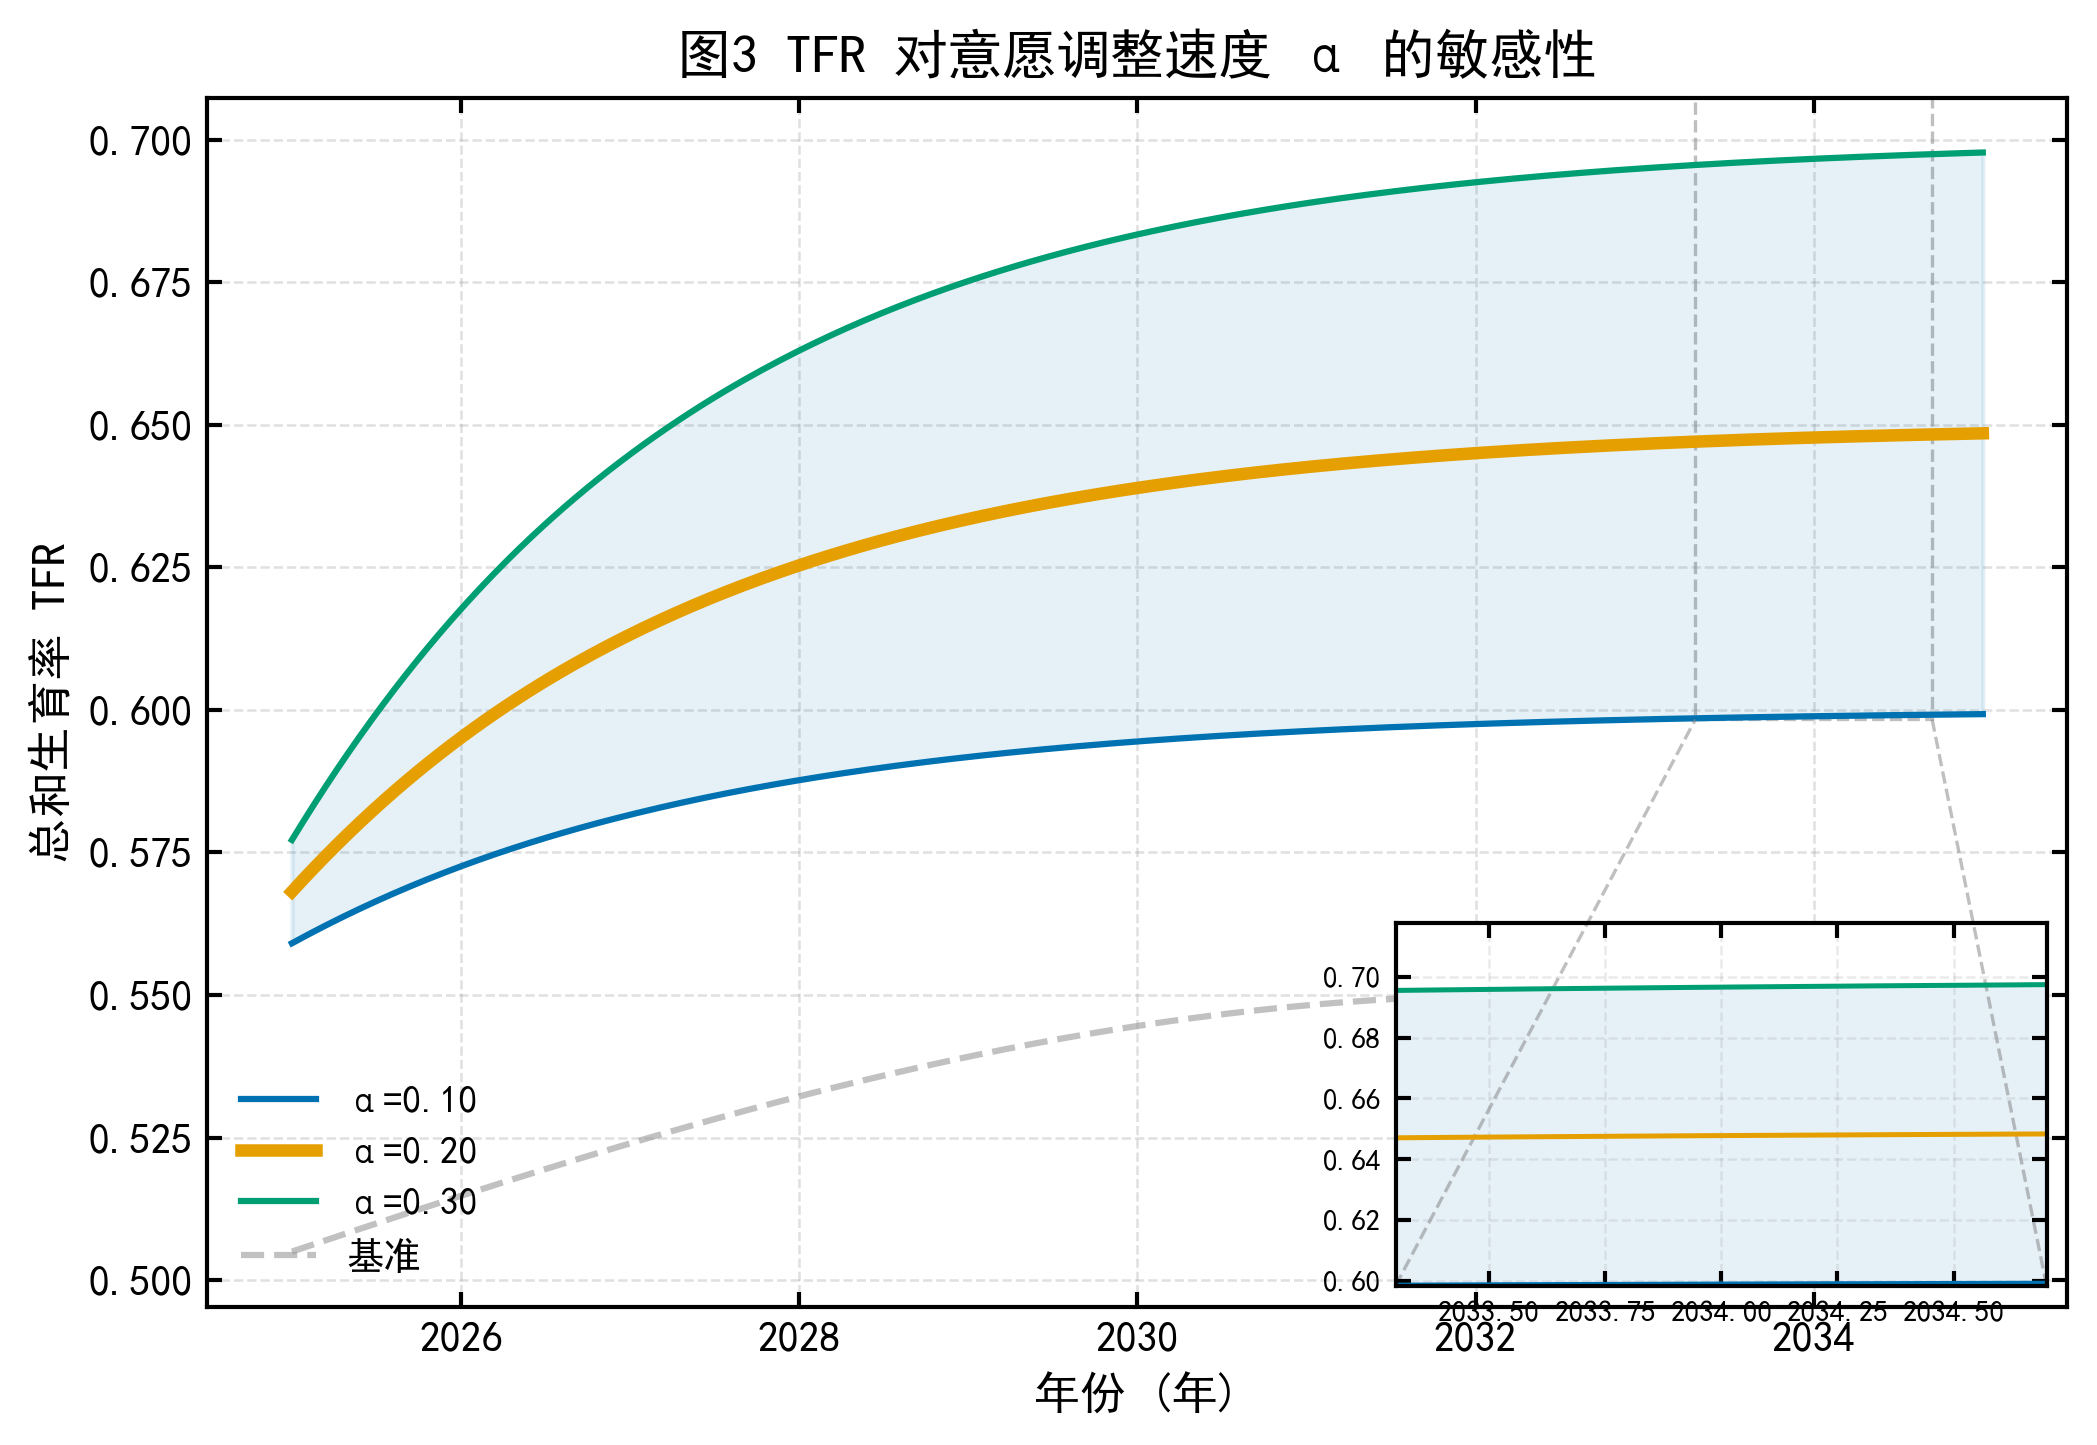

Source code (Python):
# -*- coding: utf-8 -*-
"""
【图模板 3】灵敏度分析图 —— 样条平滑 + 局部放大 inset + 参数区间阴影
适用场景：敏感性分析、多方案对比（国奖论文高频图）
用法：
    1. 改「① 数据区」：x、y_dict（{参数值: 曲线}）、baseline（基准线）
    2. 改「② 图形设置区」：标题/坐标轴/放大区域 zoom=(x0,x1,y0,y1)
    3. 直接运行本文件，输出到 figures/
依赖：同目录 theme.py（公共色板/字体/保存工具），运行前保持在同一目录
参考样图：素材/参考_灵敏度分析图.png（复刻目标效果）
"""
import numpy as np
import matplotlib.pyplot as plt
from scipy.interpolate import make_interp_spline
from mpl_toolkits.axes_grid1.inset_locator import inset_axes, mark_inset

from theme import use_theme, C_BLUE, BASELINE_KW, get_color, _grid, save_fig


def inset_zoom_line(ax, x, y_dict, *, baseline=None, baseline_label="基准",
                    xlabel="", ylabel="", title="",
                    fill_low=None, fill_high=None,  # 区间填充的两条曲线 key
                    zoom=None,             # (x0, x1, y0, y1): inset 放大区域
                    inset_size=(0.35, 0.30), inset_loc="lower right",
                    aspect=None):          # 画布纵横比优化（如 0.65；None=不启用）
    """在 ax 上画多曲线 + 参数区间阴影 + 局部放大子图。
    y_dict: {名称: y 序列}；baseline: 基准线 y 序列（灰色虚线）。
    中间的参数曲线加粗（lw=3），其余细线（1.5）。
    aspect：按数据范围自动设置画布纵横比（xr/yr*aspect），图比例更协调。
    """
    # --- 数据平滑（三次样条，输出300点） ---
    smooth = {}
    for k, yy in y_dict.items():
        x_new = np.linspace(x.min(), x.max(), 300)
        spl = make_interp_spline(x, np.asarray(yy, float), k=3)
        smooth[k] = (x_new, spl(x_new))
    if baseline is not None:
        x_b = np.linspace(x.min(), x.max(), 300)
        spl_b = make_interp_spline(x, np.asarray(baseline, float), k=3)
        baseline = (x_b, spl_b(x_b))

    # --- 参数区间阴影（低透明度） ---
    if fill_low is not None and fill_high is not None:
        xf, y_low = smooth[fill_low]
        _, y_high = smooth[fill_high]
        ax.fill_between(xf, y_low, y_high, color=C_BLUE, alpha=0.1, zorder=2)

    # --- 主图曲线 ---
    keys = list(y_dict.keys())
    for k in keys:
        xs, ys = smooth[k]
        is_base = (k == keys[len(keys) // 2]) and len(keys) > 2
        ax.plot(xs, ys, color=get_color(keys.index(k)),
                lw=(3 if is_base else 1.5), label=f"{k}")
    if baseline is not None:
        ax.plot(*baseline, **BASELINE_KW, label=baseline_label)

    # --- 局部放大子图 ---
    if zoom is not None:
        x0, x1, y0, y1 = zoom
        ax_ins = inset_axes(ax, width=str(int(inset_size[0] * 100)) + "%",
                            height=str(int(inset_size[1] * 100)) + "%",
                            loc=inset_loc)
        for k in keys:
            xs, ys = smooth[k]
            ax_ins.plot(xs, ys, color=get_color(keys.index(k)), lw=1.2)
        if baseline is not None:
            ax_ins.plot(*baseline, **BASELINE_KW)
        # 放大子图内同样绘制参数区间色带（信息更完整）
        if fill_low is not None and fill_high is not None:
            xf2, y_low2 = smooth[fill_low]
            _, y_high2 = smooth[fill_high]
            ax_ins.fill_between(xf2, y_low2, y_high2, color=C_BLUE, alpha=0.1, zorder=1)
        ax_ins.set_xlim(x0, x1)
        ax_ins.set_ylim(y0, y1)
        ax_ins.tick_params(labelsize=7)
        ax_ins.grid(True, alpha=0.2, ls="--")
        mark_inset(ax, ax_ins, loc1=3, loc2=4, fc="none",
                   ec="gray", lw=0.8, ls="--", alpha=0.5)

    ax.set_xlabel(xlabel)
    ax.set_ylabel(ylabel)
    ax.set_title(title)
    ax.legend(loc="lower left", fontsize=9)
    _grid(ax)
    # 画布纵横比优化（来自学习笔记局部放大图.md）
    if aspect is not None:
        yr = ax.get_ylim()[1] - ax.get_ylim()[0]
        xr = ax.get_xlim()[1] - ax.get_xlim()[0]
        ax.set_aspect(xr / yr * aspect)


if __name__ == "__main__":
    use_theme("journal")

    # ① 数据区（替换成你的模型输出）
    x = np.arange(2025, 2036)
    t = x - 2024.5
    y_dict = {f"α={a:.2f}": 0.55 + (a * 0.5) * (1 - np.exp(-0.4 * t))
              for a in [0.10, 0.20, 0.30]}
    baseline = 0.5 + 0.05 * np.sin(t / 5)      # S0 基准场景

    # ② 图形设置区
    y_lo = min(y_dict["α=0.10"][-3:])
    y_hi = max(y_dict["α=0.30"][-1:]) + 0.02
    fig, ax = plt.subplots(figsize=(8, 6))
    inset_zoom_line(ax, x, y_dict, baseline=baseline,
                    xlabel="年份 (年)", ylabel="总和生育率 TFR",
                    title="图3 TFR 对意愿调整速度 α 的敏感性",
                    fill_low="α=0.10", fill_high="α=0.30",
                    zoom=(2033.3, 2034.7, y_lo, y_hi),   # 放大末尾两年
                    aspect=0.65)                          # 画布纵横比优化
    save_fig(fig, "灵敏度分析图")
    plt.show()
